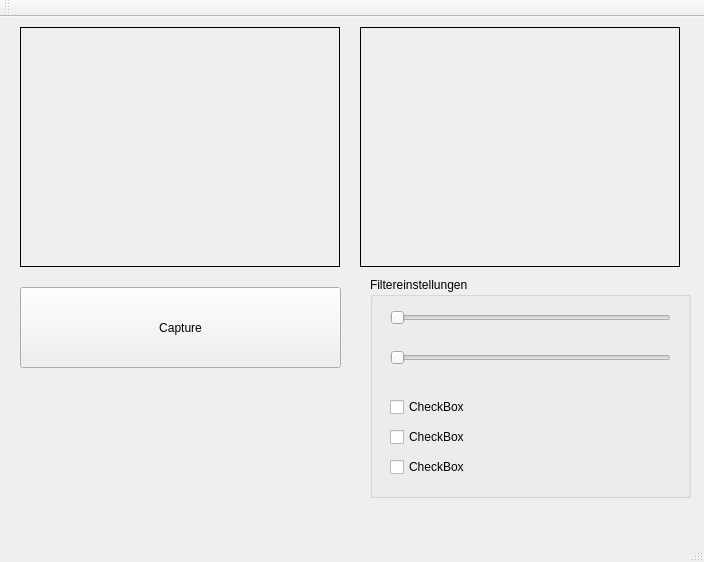
<?xml version="1.0" encoding="UTF-8"?>
<ui version="4.0">
 <class>Control</class>
 <widget class="QMainWindow" name="Control">
  <property name="geometry">
   <rect>
    <x>0</x>
    <y>0</y>
    <width>704</width>
    <height>562</height>
   </rect>
  </property>
  <property name="windowTitle">
   <string>Control</string>
  </property>
  <widget class="QWidget" name="centralWidget">
   <widget class="VideoWidget" name="inputFrame">
    <property name="geometry">
     <rect>
      <x>20</x>
      <y>10</y>
      <width>320</width>
      <height>240</height>
     </rect>
    </property>
    <property name="frameShape">
     <enum>QFrame::Box</enum>
    </property>
    <property name="text">
     <string/>
    </property>
    <property name="scaledContents">
     <bool>false</bool>
    </property>
    <property name="alignment">
     <set>Qt::AlignCenter</set>
    </property>
   </widget>
   <widget class="VideoWidget" name="inputFrame_2">
    <property name="geometry">
     <rect>
      <x>360</x>
      <y>10</y>
      <width>320</width>
      <height>240</height>
     </rect>
    </property>
    <property name="frameShape">
     <enum>QFrame::Box</enum>
    </property>
    <property name="text">
     <string/>
    </property>
    <property name="scaledContents">
     <bool>false</bool>
    </property>
    <property name="alignment">
     <set>Qt::AlignCenter</set>
    </property>
   </widget>
   <widget class="QPushButton" name="captureButton">
    <property name="geometry">
     <rect>
      <x>20</x>
      <y>270</y>
      <width>321</width>
      <height>81</height>
     </rect>
    </property>
    <property name="text">
     <string>Capture</string>
    </property>
   </widget>
   <widget class="QGroupBox" name="groupBox">
    <property name="geometry">
     <rect>
      <x>370</x>
      <y>260</y>
      <width>321</width>
      <height>221</height>
     </rect>
    </property>
    <property name="title">
     <string>Filtereinstellungen</string>
    </property>
    <widget class="QCheckBox" name="checkBox">
     <property name="geometry">
      <rect>
       <x>20</x>
       <y>120</y>
       <width>89</width>
       <height>20</height>
      </rect>
     </property>
     <property name="text">
      <string>CheckBox</string>
     </property>
    </widget>
    <widget class="QSlider" name="horizontalSlider">
     <property name="geometry">
      <rect>
       <x>20</x>
       <y>30</y>
       <width>281</width>
       <height>22</height>
      </rect>
     </property>
     <property name="orientation">
      <enum>Qt::Horizontal</enum>
     </property>
    </widget>
    <widget class="QCheckBox" name="checkBox_2">
     <property name="geometry">
      <rect>
       <x>20</x>
       <y>150</y>
       <width>89</width>
       <height>20</height>
      </rect>
     </property>
     <property name="text">
      <string>CheckBox</string>
     </property>
    </widget>
    <widget class="QCheckBox" name="checkBox_5">
     <property name="geometry">
      <rect>
       <x>20</x>
       <y>180</y>
       <width>89</width>
       <height>20</height>
      </rect>
     </property>
     <property name="text">
      <string>CheckBox</string>
     </property>
    </widget>
    <widget class="QSlider" name="horizontalSlider_3">
     <property name="geometry">
      <rect>
       <x>20</x>
       <y>70</y>
       <width>281</width>
       <height>22</height>
      </rect>
     </property>
     <property name="orientation">
      <enum>Qt::Horizontal</enum>
     </property>
    </widget>
   </widget>
  </widget>
  <widget class="QMenuBar" name="menuBar">
   <property name="geometry">
    <rect>
     <x>0</x>
     <y>0</y>
     <width>704</width>
     <height>22</height>
    </rect>
   </property>
  </widget>
  <widget class="QToolBar" name="mainToolBar">
   <attribute name="toolBarArea">
    <enum>TopToolBarArea</enum>
   </attribute>
   <attribute name="toolBarBreak">
    <bool>false</bool>
   </attribute>
  </widget>
  <widget class="QStatusBar" name="statusBar"/>
 </widget>
 <layoutdefault spacing="6" margin="11"/>
 <customwidgets>
  <customwidget>
   <class>VideoWidget</class>
   <extends>QLabel</extends>
   <header>videowidget.h</header>
  </customwidget>
 </customwidgets>
 <resources/>
 <connections/>
</ui>
